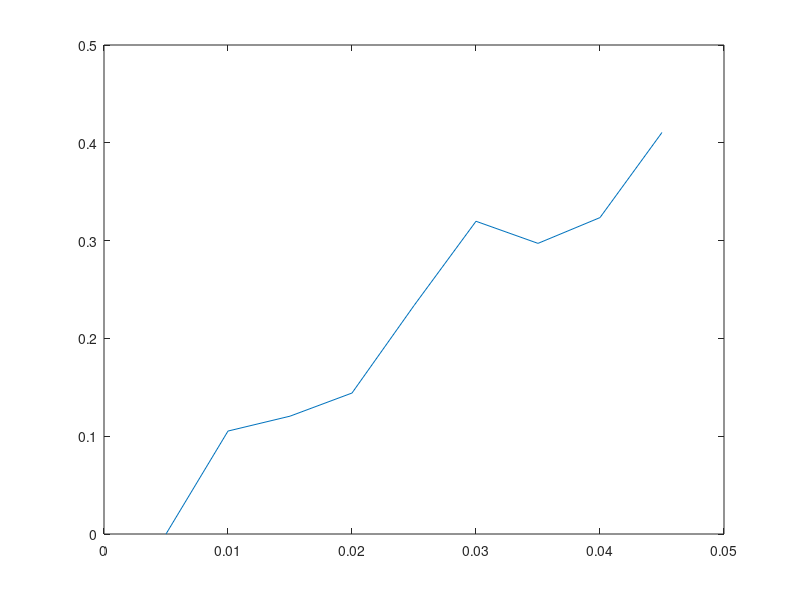

This chart was generated by the following MATLAB code:
N = 11;
M = 500;
p = [];
x = 0;

%%вероятностu
for i=1:N-1
    p(i) = x;
    x = x+0.005;
    i = i+1;    
end

time = [];
for i =1:N-1
   
    c = 0;
    all = 0;
    for j=1:M
        Msg = [];
        for k=1:N
            if rand(1) <= p(i)
                Msg(k) = 1;
            else
                Msg(k) = 0;
            end  
        end
        sumMsg = sum(Msg);
        if sumMsg > 1
            c = c +sumMsg
        end
        all = sumMsg + all;
    end
        
    time(i) = c/all;
    
end
plot(p,time);

